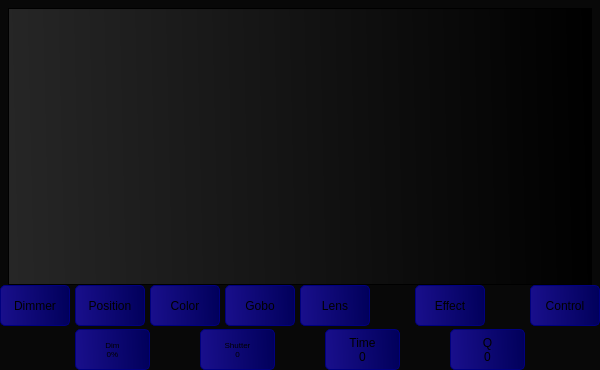
<?xml version="1.0" encoding="UTF-8"?>
<ui version="4.0">
 <class>Stage</class>
 <widget class="QWidget" name="Stage">
  <property name="geometry">
   <rect>
    <x>0</x>
    <y>0</y>
    <width>600</width>
    <height>370</height>
   </rect>
  </property>
  <property name="maximumSize">
   <size>
    <width>16777215</width>
    <height>1677215</height>
   </size>
  </property>
  <property name="windowTitle">
   <string>Form</string>
  </property>
  <property name="styleSheet">
   <string notr="true">background-color: rgb(8, 8, 8);</string>
  </property>
  <layout class="QVBoxLayout" name="verticalLayout" stretch="10,3">
   <property name="spacing">
    <number>0</number>
   </property>
   <property name="leftMargin">
    <number>0</number>
   </property>
   <property name="topMargin">
    <number>0</number>
   </property>
   <property name="rightMargin">
    <number>0</number>
   </property>
   <property name="bottomMargin">
    <number>0</number>
   </property>
   <item>
    <widget class="QWidget" name="widget" native="true">
     <property name="styleSheet">
      <string notr="true">background-color:  rgb(8, 8, 8)</string>
     </property>
     <layout class="QHBoxLayout" name="horizontalLayout_3">
      <property name="spacing">
       <number>0</number>
      </property>
      <property name="leftMargin">
       <number>8</number>
      </property>
      <property name="topMargin">
       <number>8</number>
      </property>
      <property name="rightMargin">
       <number>8</number>
      </property>
      <property name="bottomMargin">
       <number>0</number>
      </property>
      <item>
       <widget class="customGraphic" name="graphicsView">
        <property name="sizePolicy">
         <sizepolicy hsizetype="Preferred" vsizetype="Preferred">
          <horstretch>0</horstretch>
          <verstretch>0</verstretch>
         </sizepolicy>
        </property>
        <property name="maximumSize">
         <size>
          <width>16777215</width>
          <height>16777215</height>
         </size>
        </property>
        <property name="styleSheet">
         <string notr="true">background-color:qlineargradient(spread:pad, x1:0, y1:0.551, x2:1, y2:0.54, stop:0 rgba(38, 38, 38, 255), stop:1 rgba(0, 0, 0, 255));</string>
        </property>
       </widget>
      </item>
     </layout>
    </widget>
   </item>
   <item>
    <widget class="QWidget" name="widget_2" native="true">
     <property name="minimumSize">
      <size>
       <width>0</width>
       <height>0</height>
      </size>
     </property>
     <property name="maximumSize">
      <size>
       <width>16777215</width>
       <height>16777215</height>
      </size>
     </property>
     <property name="styleSheet">
      <string notr="true">background-color: rgb(8, 8, 8);</string>
     </property>
     <layout class="QVBoxLayout" name="verticalLayout_2">
      <property name="spacing">
       <number>3</number>
      </property>
      <property name="leftMargin">
       <number>0</number>
      </property>
      <property name="topMargin">
       <number>0</number>
      </property>
      <property name="rightMargin">
       <number>0</number>
      </property>
      <property name="bottomMargin">
       <number>0</number>
      </property>
      <item>
       <layout class="QHBoxLayout" name="horizontalLayout">
        <property name="spacing">
         <number>5</number>
        </property>
        <property name="leftMargin">
         <number>0</number>
        </property>
        <property name="topMargin">
         <number>0</number>
        </property>
        <property name="rightMargin">
         <number>0</number>
        </property>
        <item>
         <widget class="QPushButton" name="pushButton_4">
          <property name="sizePolicy">
           <sizepolicy hsizetype="Preferred" vsizetype="Preferred">
            <horstretch>0</horstretch>
            <verstretch>0</verstretch>
           </sizepolicy>
          </property>
          <property name="minimumSize">
           <size>
            <width>0</width>
            <height>0</height>
           </size>
          </property>
          <property name="styleSheet">
           <string notr="true">QPushButton{background-color:qlineargradient(spread:pad, x1:0, y1:0.573, x2:1, y2:0.545, stop:0 rgba(25, 15, 140, 255), stop:1 rgba(1, 0, 91, 255));border-style: solid;border-color: rgb(0, 0, 127);border-width: 1px;border-radius: 5px;}
</string>
          </property>
          <property name="text">
           <string>Dimmer</string>
          </property>
         </widget>
        </item>
        <item>
         <widget class="QPushButton" name="pushButton_6">
          <property name="sizePolicy">
           <sizepolicy hsizetype="Preferred" vsizetype="Preferred">
            <horstretch>0</horstretch>
            <verstretch>0</verstretch>
           </sizepolicy>
          </property>
          <property name="minimumSize">
           <size>
            <width>0</width>
            <height>0</height>
           </size>
          </property>
          <property name="styleSheet">
           <string notr="true">QPushButton{background-color:qlineargradient(spread:pad, x1:0, y1:0.573, x2:1, y2:0.545, stop:0 rgba(25, 15, 140, 255), stop:1 rgba(1, 0, 91, 255));border-style: solid;border-color: rgb(0, 0, 127);border-width: 1px;border-radius: 5px;}
</string>
          </property>
          <property name="text">
           <string>Position</string>
          </property>
         </widget>
        </item>
        <item>
         <widget class="QPushButton" name="pushButton_8">
          <property name="sizePolicy">
           <sizepolicy hsizetype="Preferred" vsizetype="Preferred">
            <horstretch>0</horstretch>
            <verstretch>0</verstretch>
           </sizepolicy>
          </property>
          <property name="minimumSize">
           <size>
            <width>0</width>
            <height>0</height>
           </size>
          </property>
          <property name="styleSheet">
           <string notr="true">QPushButton{background-color:qlineargradient(spread:pad, x1:0, y1:0.573, x2:1, y2:0.545, stop:0 rgba(25, 15, 140, 255), stop:1 rgba(1, 0, 91, 255));border-style: solid;border-color: rgb(0, 0, 127);border-width: 1px;border-radius: 5px;}
</string>
          </property>
          <property name="text">
           <string>Color</string>
          </property>
         </widget>
        </item>
        <item>
         <widget class="QPushButton" name="pushButton_7">
          <property name="sizePolicy">
           <sizepolicy hsizetype="Preferred" vsizetype="Preferred">
            <horstretch>0</horstretch>
            <verstretch>0</verstretch>
           </sizepolicy>
          </property>
          <property name="minimumSize">
           <size>
            <width>0</width>
            <height>0</height>
           </size>
          </property>
          <property name="styleSheet">
           <string notr="true">QPushButton{background-color:qlineargradient(spread:pad, x1:0, y1:0.573, x2:1, y2:0.545, stop:0 rgba(25, 15, 140, 255), stop:1 rgba(1, 0, 91, 255));border-style: solid;border-color: rgb(0, 0, 127);border-width: 1px;border-radius: 5px;}
</string>
          </property>
          <property name="text">
           <string>Gobo</string>
          </property>
         </widget>
        </item>
        <item>
         <widget class="QPushButton" name="pushButton_5">
          <property name="sizePolicy">
           <sizepolicy hsizetype="Preferred" vsizetype="Preferred">
            <horstretch>0</horstretch>
            <verstretch>0</verstretch>
           </sizepolicy>
          </property>
          <property name="minimumSize">
           <size>
            <width>0</width>
            <height>0</height>
           </size>
          </property>
          <property name="styleSheet">
           <string notr="true">QPushButton{background-color:qlineargradient(spread:pad, x1:0, y1:0.573, x2:1, y2:0.545, stop:0 rgba(25, 15, 140, 255), stop:1 rgba(1, 0, 91, 255));border-style: solid;border-color: rgb(0, 0, 127);border-width: 1px;border-radius: 5px;}
</string>
          </property>
          <property name="text">
           <string>Lens</string>
          </property>
         </widget>
        </item>
        <item>
         <spacer name="horizontalSpacer">
          <property name="orientation">
           <enum>Qt::Horizontal</enum>
          </property>
          <property name="sizeType">
           <enum>QSizePolicy::Fixed</enum>
          </property>
          <property name="sizeHint" stdset="0">
           <size>
            <width>40</width>
            <height>20</height>
           </size>
          </property>
         </spacer>
        </item>
        <item>
         <widget class="QPushButton" name="pushButton_3">
          <property name="sizePolicy">
           <sizepolicy hsizetype="Preferred" vsizetype="Preferred">
            <horstretch>0</horstretch>
            <verstretch>0</verstretch>
           </sizepolicy>
          </property>
          <property name="minimumSize">
           <size>
            <width>0</width>
            <height>0</height>
           </size>
          </property>
          <property name="styleSheet">
           <string notr="true">QPushButton{background-color:qlineargradient(spread:pad, x1:0, y1:0.573, x2:1, y2:0.545, stop:0 rgba(25, 15, 140, 255), stop:1 rgba(1, 0, 91, 255));border-style: solid;border-color: rgb(0, 0, 127);border-width: 1px;border-radius: 5px;}
</string>
          </property>
          <property name="text">
           <string>Effect</string>
          </property>
         </widget>
        </item>
        <item>
         <spacer name="horizontalSpacer_2">
          <property name="orientation">
           <enum>Qt::Horizontal</enum>
          </property>
          <property name="sizeType">
           <enum>QSizePolicy::Fixed</enum>
          </property>
          <property name="sizeHint" stdset="0">
           <size>
            <width>40</width>
            <height>20</height>
           </size>
          </property>
         </spacer>
        </item>
        <item>
         <widget class="QPushButton" name="pushButton">
          <property name="sizePolicy">
           <sizepolicy hsizetype="Preferred" vsizetype="Preferred">
            <horstretch>0</horstretch>
            <verstretch>0</verstretch>
           </sizepolicy>
          </property>
          <property name="minimumSize">
           <size>
            <width>0</width>
            <height>0</height>
           </size>
          </property>
          <property name="styleSheet">
           <string notr="true">QPushButton{background-color:qlineargradient(spread:pad, x1:0, y1:0.573, x2:1, y2:0.545, stop:0 rgba(25, 15, 140, 255), stop:1 rgba(1, 0, 91, 255));border-style: solid;border-color: rgb(0, 0, 127);border-width: 1px;border-radius: 5px;}
</string>
          </property>
          <property name="text">
           <string>Control</string>
          </property>
         </widget>
        </item>
       </layout>
      </item>
      <item>
       <layout class="QHBoxLayout" name="horizontalLayout_2" stretch="3,3,2,3,2,3,2,3,3">
        <property name="spacing">
         <number>0</number>
        </property>
        <property name="leftMargin">
         <number>0</number>
        </property>
        <property name="topMargin">
         <number>0</number>
        </property>
        <property name="rightMargin">
         <number>0</number>
        </property>
        <item>
         <spacer name="horizontalSpacer_4">
          <property name="orientation">
           <enum>Qt::Horizontal</enum>
          </property>
          <property name="sizeHint" stdset="0">
           <size>
            <width>40</width>
            <height>20</height>
           </size>
          </property>
         </spacer>
        </item>
        <item>
         <widget class="QPushButton" name="pushButton_I1">
          <property name="sizePolicy">
           <sizepolicy hsizetype="Preferred" vsizetype="Preferred">
            <horstretch>0</horstretch>
            <verstretch>0</verstretch>
           </sizepolicy>
          </property>
          <property name="minimumSize">
           <size>
            <width>0</width>
            <height>0</height>
           </size>
          </property>
          <property name="font">
           <font>
            <pointsize>6</pointsize>
           </font>
          </property>
          <property name="styleSheet">
           <string notr="true">QPushButton{background-color:qlineargradient(spread:pad, x1:0, y1:0.573, x2:1, y2:0.545, stop:0 rgba(25, 15, 140, 255), stop:1 rgba(1, 0, 91, 255));border-style: solid;border-color: rgb(0, 0, 127);border-width: 1px;border-radius: 5px;}
</string>
          </property>
          <property name="text">
           <string>Dim
0%</string>
          </property>
         </widget>
        </item>
        <item>
         <spacer name="horizontalSpacer_5">
          <property name="orientation">
           <enum>Qt::Horizontal</enum>
          </property>
          <property name="sizeHint" stdset="0">
           <size>
            <width>40</width>
            <height>20</height>
           </size>
          </property>
         </spacer>
        </item>
        <item>
         <widget class="QPushButton" name="pushButton_I2">
          <property name="sizePolicy">
           <sizepolicy hsizetype="Preferred" vsizetype="Preferred">
            <horstretch>0</horstretch>
            <verstretch>0</verstretch>
           </sizepolicy>
          </property>
          <property name="minimumSize">
           <size>
            <width>0</width>
            <height>0</height>
           </size>
          </property>
          <property name="font">
           <font>
            <pointsize>6</pointsize>
           </font>
          </property>
          <property name="styleSheet">
           <string notr="true">QPushButton{background-color:qlineargradient(spread:pad, x1:0, y1:0.573, x2:1, y2:0.545, stop:0 rgba(25, 15, 140, 255), stop:1 rgba(1, 0, 91, 255));border-style: solid;border-color: rgb(0, 0, 127);border-width: 1px;border-radius: 5px;}
</string>
          </property>
          <property name="text">
           <string>Shutter
0</string>
          </property>
         </widget>
        </item>
        <item>
         <spacer name="horizontalSpacer_6">
          <property name="orientation">
           <enum>Qt::Horizontal</enum>
          </property>
          <property name="sizeHint" stdset="0">
           <size>
            <width>40</width>
            <height>20</height>
           </size>
          </property>
         </spacer>
        </item>
        <item>
         <widget class="QPushButton" name="pushButton_I3">
          <property name="sizePolicy">
           <sizepolicy hsizetype="Minimum" vsizetype="Preferred">
            <horstretch>0</horstretch>
            <verstretch>0</verstretch>
           </sizepolicy>
          </property>
          <property name="styleSheet">
           <string notr="true">QPushButton{background-color:qlineargradient(spread:pad, x1:0, y1:0.573, x2:1, y2:0.545, stop:0 rgba(25, 15, 140, 255), stop:1 rgba(1, 0, 91, 255));border-style: solid;border-color: rgb(0, 0, 127);border-width: 1px;border-radius: 5px;}
</string>
          </property>
          <property name="text">
           <string>Time
0</string>
          </property>
         </widget>
        </item>
        <item>
         <spacer name="horizontalSpacer_7">
          <property name="orientation">
           <enum>Qt::Horizontal</enum>
          </property>
          <property name="sizeHint" stdset="0">
           <size>
            <width>40</width>
            <height>20</height>
           </size>
          </property>
         </spacer>
        </item>
        <item>
         <widget class="QPushButton" name="pushButton_I4">
          <property name="sizePolicy">
           <sizepolicy hsizetype="Minimum" vsizetype="Preferred">
            <horstretch>0</horstretch>
            <verstretch>0</verstretch>
           </sizepolicy>
          </property>
          <property name="styleSheet">
           <string notr="true">QPushButton{background-color:qlineargradient(spread:pad, x1:0, y1:0.573, x2:1, y2:0.545, stop:0 rgba(25, 15, 140, 255), stop:1 rgba(1, 0, 91, 255));border-style: solid;border-color: rgb(0, 0, 127);border-width: 1px;border-radius: 5px;}
</string>
          </property>
          <property name="text">
           <string>Q
0</string>
          </property>
         </widget>
        </item>
        <item>
         <spacer name="horizontalSpacer_3">
          <property name="orientation">
           <enum>Qt::Horizontal</enum>
          </property>
          <property name="sizeHint" stdset="0">
           <size>
            <width>40</width>
            <height>20</height>
           </size>
          </property>
         </spacer>
        </item>
       </layout>
      </item>
     </layout>
    </widget>
   </item>
  </layout>
 </widget>
 <customwidgets>
  <customwidget>
   <class>customGraphic</class>
   <extends>QGraphicsView</extends>
   <header>customgraphic.h</header>
  </customwidget>
 </customwidgets>
 <resources/>
 <connections/>
</ui>
